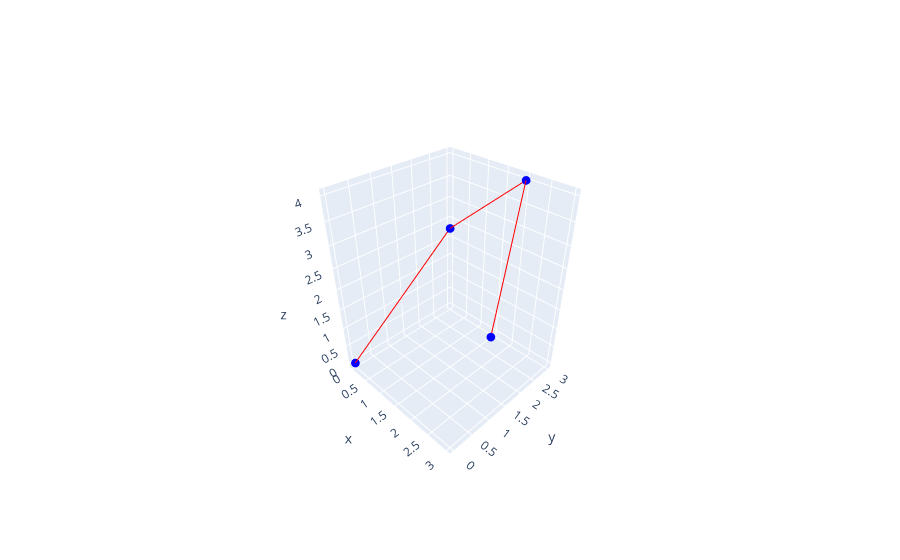

This figure's notebook cell:
### Code cell
points = [
    [0, 0, 0],   # 시작점
    [1, 2, 3],   # 끝점
    [2, 3, 4],   # 다른 지점
    [3, 1, 2]    # 추가 점
]

# 벡터 시각화 함수 호출
rendering3D(points, line=True)  # 선과 점으로 시각화

### Figure 1 — Plotly figure (JSON) as saved in the notebook; plotly's stock layout.template omitted (floating-point values rounded to 4 significant figures)
{"data": [{"line": {"color": "red", "width": 2}, "marker": {"color": "blue", "size": 3}, "mode": "lines+markers", "name": "Vector", "showlegend": false, "type": "scatter3d", "x": [0, 1, 2, 3], "y": [0, 2, 3, 1], "z": [0, 3, 4, 2]}], "layout": {"scene": {"camera": {"center": {"x": 0, "y": 0, "z": 0}, "eye": {"x": 1.5, "y": -1.5, "z": 1.5}, "up": {"x": 0, "y": 0, "z": 1}}}}}
